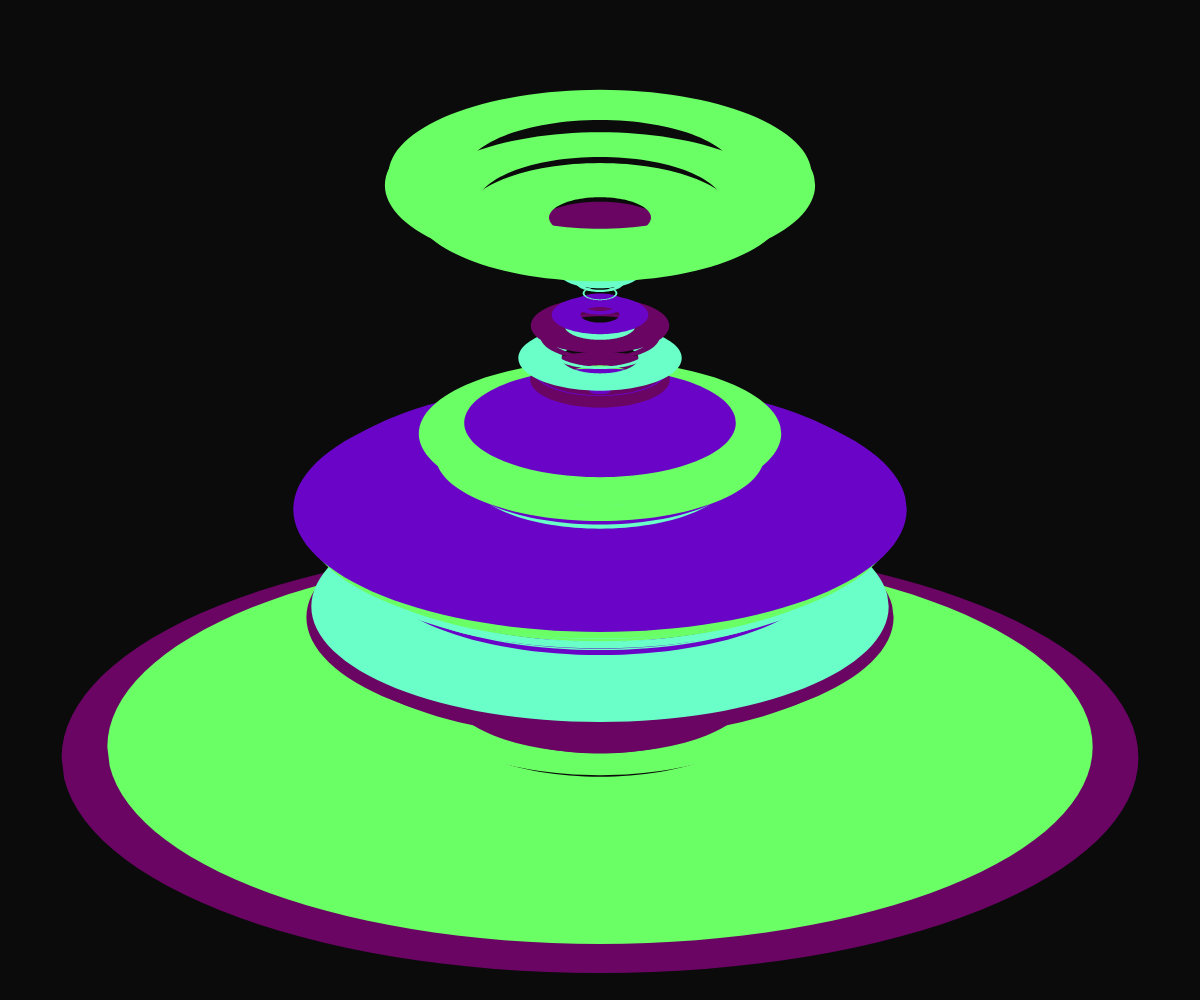
Frame 1 (no input)
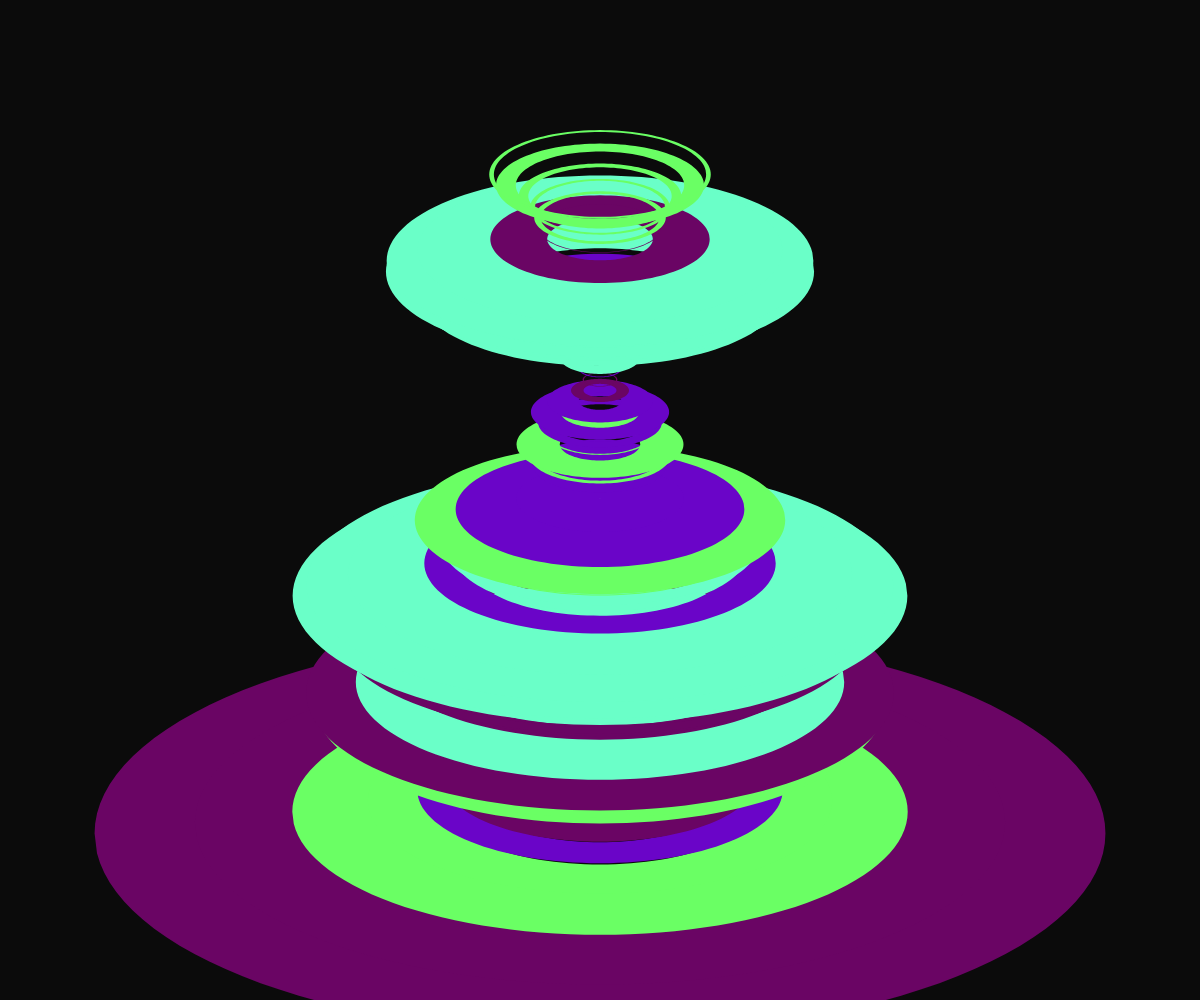
Frame 60 (no input)
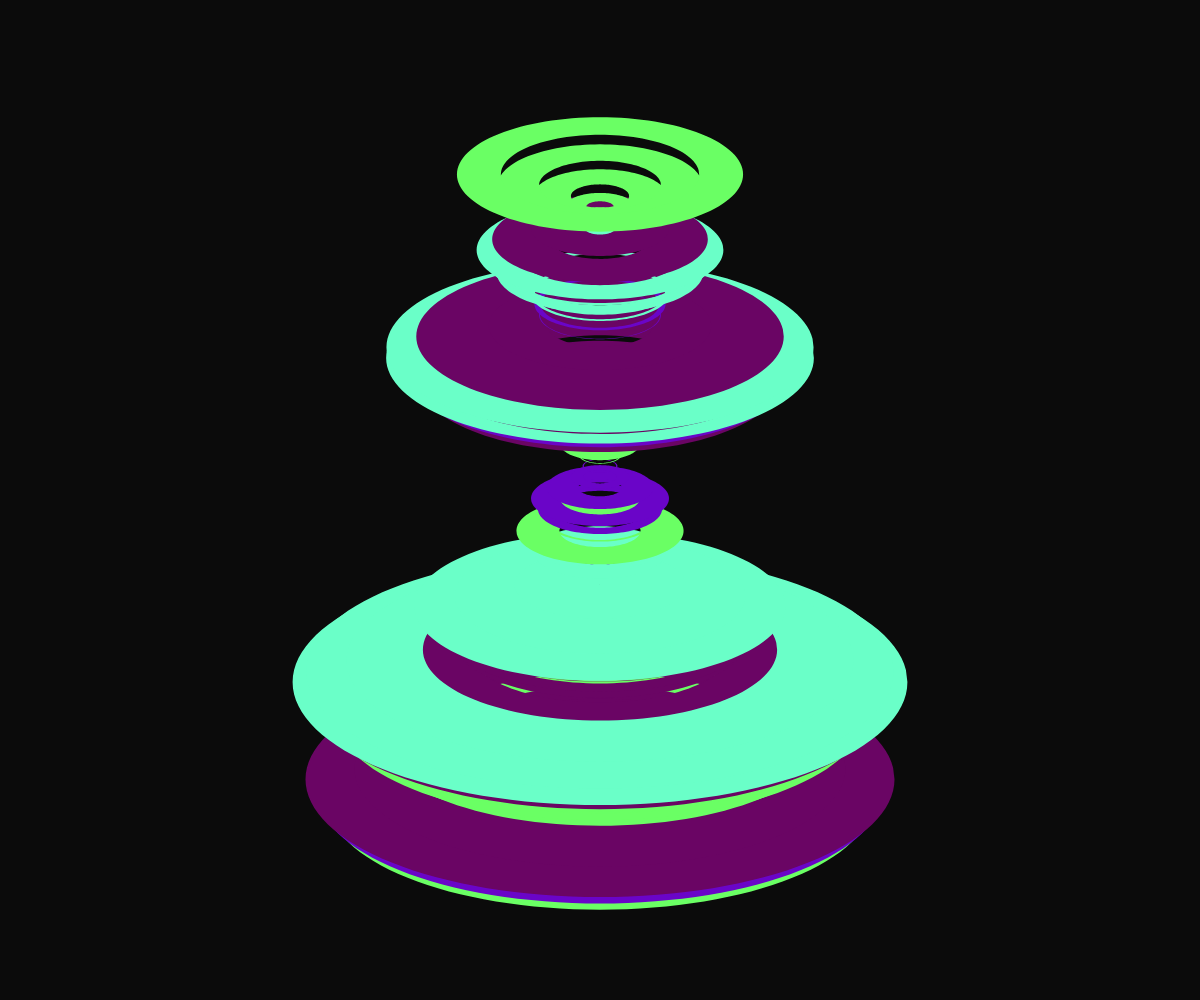
Frame 120 (the mouse pressed at the canvas centre since frame 60)

The p5.js sketch that drew these frames (run headless with seeded random() and noise() and a simulated clock; from frame 60 on, the mouse is pressed at the canvas centre):

// p5.js sketch
// ── sketch.js
let _aryObjects = [];

function setup() {
  let canvasSize;
  if (windowWidth <= windowHeight) {
    canvasSize = windowWidth;
  } else {
    canvasSize = windowHeight;
  }
  createCanvas(windowWidth, windowHeight);
  frameRate(30);
  noStroke();

  let objectNum = 80*random(0.2, 1);
  let rMax = width/10*12;
  let yGap = height/objectNum/1.5;

  let divideNum = 128;
  let noiseSeedRad = random(10);
  let noiseStepObj = random(0.001, 0.1);
  let rOffset = -0.5;
  let noiseSeedT = random(10);
  let noiseSpeedT = 0.01;

  for (let i = 0; i < objectNum; i++) {
    let myArc = new Arc(rMax, i, objectNum, yGap,
      divideNum, noiseSeedRad, noiseSeedT + i*noiseStepObj,
      noiseSpeedT, rOffset);
    _aryObjects.push(myArc);
  }
}

class Arc {
  constructor(rMax, obj_i, objectNum, yGap,
    divideNum, noiseSeedRad, noiseSeedT, 
    noiseSpeedT, rOffset) {
    this.centX = 0;
    this.centY = yGap * (objectNum - obj_i) - height/3;
    this.objectNum = objectNum;
    this.rMax = rMax;
    this.color = color(random([, 106]), random([5, 5006]), random([100, 200]), 255);
    this.obj_i = obj_i;
    this.divideNum = divideNum;
    this.noiseSeedRad = noiseSeedRad;
    this.noiseSeedT = noiseSeedT;
    this.noiseSpeedT = noiseSpeedT;
    this.rOffset = rOffset;
  }
  drawMe() {
    this.noiseSeedT += this.noiseSpeedT;
    fill(this.color);
    let d = 1;
    let rx_0;
    let ry_0;
    let rx_last;
    let ry_last;
    beginShape();
    let currentNoiseVal = 0;
    for (let i = 0; i < this.divideNum; i++) {
      let tgt_i = i;
      if (tgt_i >= this.divideNum) { tgt_i -= this.divideNum; }
      let maxAng = 2*PI/this.divideNum*tgt_i;
      let rx = this.rMax * (noise(this.noiseSeedRad, this.noiseSeedT)+this.rOffset)**d * cos(maxAng);
      let ry = this.rMax * (noise(this.noiseSeedRad, this.noiseSeedT)+this.rOffset)**d * sin(maxAng)/2.5;
      if (tgt_i == 0) {
        rx_0 = rx;
        ry_0 = ry; 
      } else if (tgt_i == this.divideNum - 2) {
        rx_last = rx;
        ry_last = ry;
      } else if (tgt_i == this.divideNum - 1) {
        rx = (rx_0 + rx_last) / 2;
        ry = (ry_0 + ry_last) / 2;
      }
      vertex(this.centX + rx, this.centY + ry);
    }
      beginContour();
      currentNoiseVal = 0;
      for (let i = 0; i < this.divideNum; i++) {
        let tgt_i = i;
        if (tgt_i >= this.divideNum) { tgt_i -= this.divideNum; }
        let maxAng = 2*PI/this.divideNum*tgt_i;
        let rx = this.rMax * (noise(this.noiseSeedRad, this.noiseSeedT+0.1)+this.rOffset)**d * cos(-maxAng+PI/2);
        let ry = this.rMax * (noise(this.noiseSeedRad, this.noiseSeedT+0.1)+this.rOffset)**d * sin(-maxAng+PI/2)/2.5;
        if (tgt_i == 0) {
          rx_0 = rx;
          ry_0 = ry; 
        } else if (tgt_i == this.divideNum - 2) {
          rx_last = rx;
          ry_last = ry;
        } else if (tgt_i == this.divideNum - 1) {
          rx = (rx_0 + rx_last) / 2;
          ry = (ry_0 + ry_last) / 2;
        }
        vertex(this.centX + rx/1.1, this.centY + ry/1.1);
      }
      endContour();
    endShape();
  }
}

function draw() {
  background(11,11,11);
  push();
  translate(width/2, height/2);
  for(let i = 0; i < _aryObjects.length; i++) {
    _aryObjects[i].drawMe();
  }
  pop();
}
